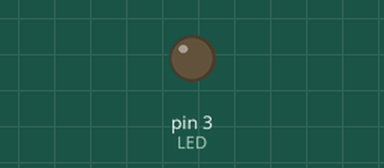
This sketch was run on a simulated Arduino Uno, built with avr-gcc and run on an emulated ATmega328P. Shown: output pins drawn as LEDs (lit = HIGH).

Above: at 0.05 s.
At 3.2 s:
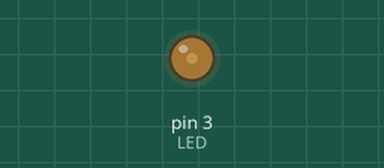
At 6.4 s:
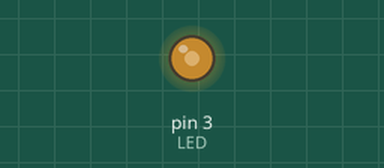
At 12.8 s:
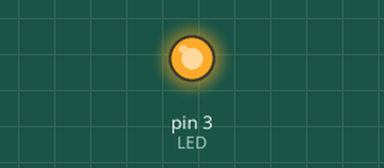
Timing chart, 0 to 16.6 s (numbered marks = the images above):
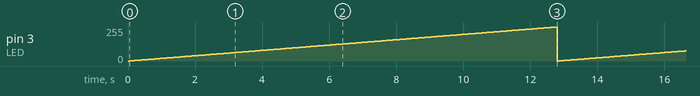

The sketch:

PGM-4.ino
```cpp
int LED = 3;
int BRILLO;

void setup () {
  pinMode (LED, OUTPUT);
}

void loop() {
  for (BRILLO = 0; BRILLO < 256; BRILLO ++) {
    analogWrite (LED, BRILLO);
    delay(50);
  }
}
```

Measured:
- by itself, pin 3 (LED): ramps from 0/255 to 255/255 and jumps back, once every 12.8 s
